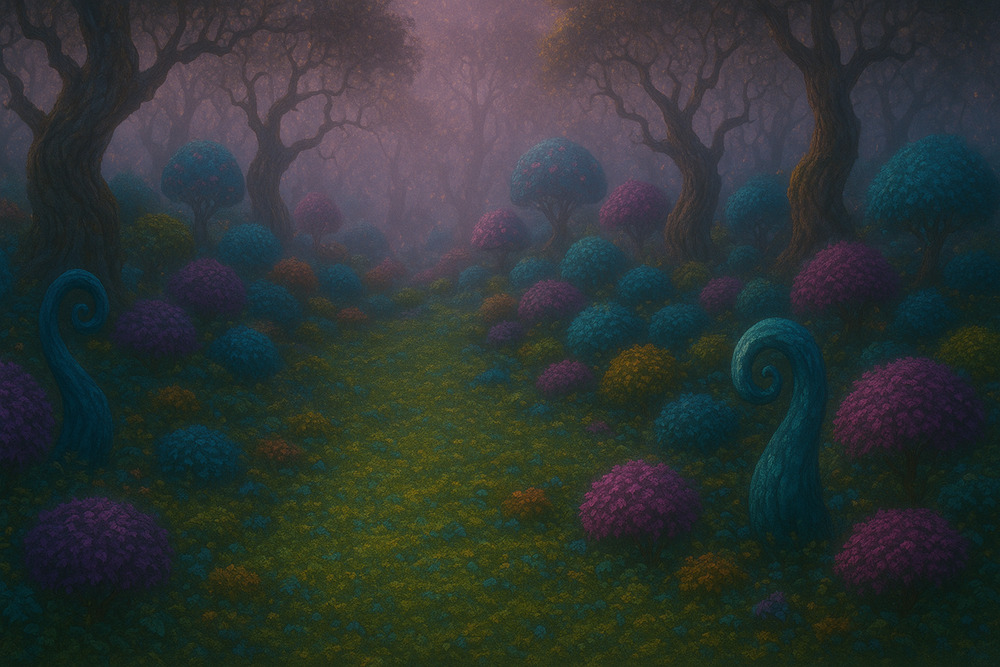
#> input picture сцена 4.png, 1000 x 667 px, shrunk from 1536 x 1024 before the run
$ python fill_bottom_center.py
#> lines starting #> are read from the running program, lines starting #| are printed output that depends on the picture
import os
import io
import numpy as np

try:
    import cv2  # type: ignore
except Exception:  # pragma: no cover
    cv2 = None


def read_image_unicode(path: str) -> np.ndarray:
    with open(path, 'rb') as f:
        data = f.read()
    image_array = np.frombuffer(data, dtype=np.uint8)
    image = cv2.imdecode(image_array, cv2.IMREAD_COLOR)
    if image is None:
        raise RuntimeError(f"Failed to decode image: {path}")
    return image


def write_image_unicode(path: str, image: np.ndarray) -> None:
    ext = os.path.splitext(path)[1].lower()
    if ext in ('.jpg', '.jpeg'):
        success, buf = cv2.imencode('.jpg', image, [int(cv2.IMWRITE_JPEG_QUALITY), 95])
    elif ext == '.png':
        success, buf = cv2.imencode('.png', image, [int(cv2.IMWRITE_PNG_COMPRESSION), 3])
    else:
        success, buf = cv2.imencode('.png', image, [int(cv2.IMWRITE_PNG_COMPRESSION), 3])
    if not success:
        raise RuntimeError(f"Failed to encode image for saving: {path}")
    with open(path, 'wb') as f:
        f.write(buf.tobytes())


def clamp(v: int, lo: int, hi: int) -> int:
    return max(lo, min(hi, v))


def build_source_from_neighbors(img: np.ndarray, top: int, bottom: int, left_band: tuple[int, int], right_band: tuple[int, int], target_width: int) -> np.ndarray:
    h = bottom - top
    l0, l1 = left_band
    r0, r1 = right_band
    slices: list[np.ndarray] = []
    if l1 > l0:
        left_patch = img[top:bottom, l0:l1]
        if left_patch.size:
            slices.append(left_patch)
    if r1 > r0:
        right_patch = img[top:bottom, r0:r1]
        if right_patch.size:
            right_patch = cv2.flip(right_patch, 1)
            slices.append(right_patch)
    if not slices:
        # fallback to a central band if neighbors are invalid
        w = img.shape[1]
        c0 = clamp(int(w * 0.25), 0, w - 1)
        c1 = clamp(int(w * 0.45), c0 + 1, w)
        slices = [img[top:bottom, c0:c1]]
    combined = np.concatenate(slices, axis=1)
    # Tile horizontally to reach target width
    reps = max(1, int(np.ceil(target_width / combined.shape[1])))
    tiled = np.tile(combined, (1, reps, 1))
    src = tiled[:, :target_width]
    return src


def fill_bottom_center(input_path: str, output_path: str) -> None:
#> called with input_path = '/workspace/сцена 4.png', output_path = '/workspace/сцена 4_filled.png'
    if cv2 is None:
        raise RuntimeError("OpenCV is required. Please install opencv-python-headless.")

    img = read_image_unicode(input_path)
#> in read_image_unicode, image is the input picture: shape (667, 1000, 3); mean B, G, R 52.4, 53.4, 46.5
    h, w = img.shape[:2]
#> h = 667; w = 1000

    # Define target (empty grass) region near bottom-center
    top = clamp(int(h * 0.75), 0, h - 2)
#> top = 500
    bottom = clamp(int(h * 0.98), top + 1, h)
#> bottom = 653
    left = clamp(int(w * 0.35), 0, w - 2)
#> left = 350
    right = clamp(int(w * 0.65), left + 1, w)
#> right = 650

    # Neighbor bands to sample texture/objects from
    left_band = (clamp(int(w * 0.15), 0, w - 1), clamp(int(w * 0.35), 1, w))
#> left_band = (150, 350)
    right_band = (clamp(int(w * 0.65), 0, w - 1), clamp(int(w * 0.85), 1, w))
#> right_band = (650, 850)

    target_width = right - left
#> target_width = 300
    src = build_source_from_neighbors(img, top, bottom, left_band, right_band, target_width)
#> in build_source_from_neighbors, `left_patch = img[top:bottom, l0:l1]`:
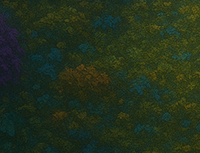
#> left_patch: shape (153, 200, 3); mean B, G, R 27.9, 48.2, 34.5
#> in build_source_from_neighbors, `right_patch = img[top:bottom, r0:r1]`:
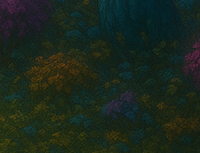
#> right_patch: shape (153, 200, 3); mean B, G, R 28, 38.7, 26.4
#> in build_source_from_neighbors, `right_patch = cv2.flip(right_patch, 1)`:
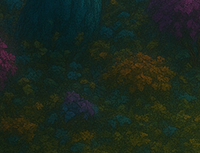
#> right_patch: shape (153, 200, 3); mean B, G, R 28, 38.7, 26.4
#> in build_source_from_neighbors, `combined = np.concatenate(slices, axis=1)`:
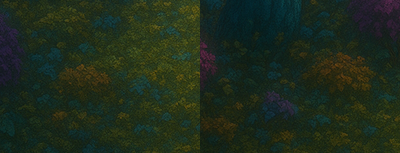
#> combined: shape (153, 400, 3); mean of channels 0, 1, 2 27.9, 43.5, 30.4; drawn as B, G, R
#> in build_source_from_neighbors, `src = tiled[:, :target_width]`:
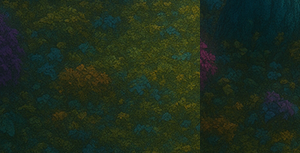
#> src: shape (153, 300, 3); mean of channels 0, 1, 2 28.4, 44.3, 30.1; drawn as B, G, R

    # Create mask for seamless cloning
    mask = np.full((bottom - top, right - left), 255, dtype=np.uint8)

    # Clone center point of the target region
    center = ((left + right) // 2, (top + bottom) // 2)
#> center = (500, 576)

    # Prepare destination by placing src into a canvas to clone from
    # seamlessClone requires source the same size as mask
    try:
        mixed = cv2.seamlessClone(src, img, mask, center, cv2.MIXED_CLONE)
    except cv2.error:
        # Fallback to normal paste if seamlessClone fails
        mixed = img.copy()
        mixed[top:bottom, left:right] = src

    write_image_unicode(output_path, mixed)


if __name__ == "__main__":
    in_path = "/workspace/сцена 4.png"
    out_path = "/workspace/сцена 4_filled.png"
    if not os.path.exists(in_path):
        raise SystemExit(f"Input image not found: {in_path}")
    fill_bottom_center(in_path, out_path)
    print(f"Saved: {out_path}")
